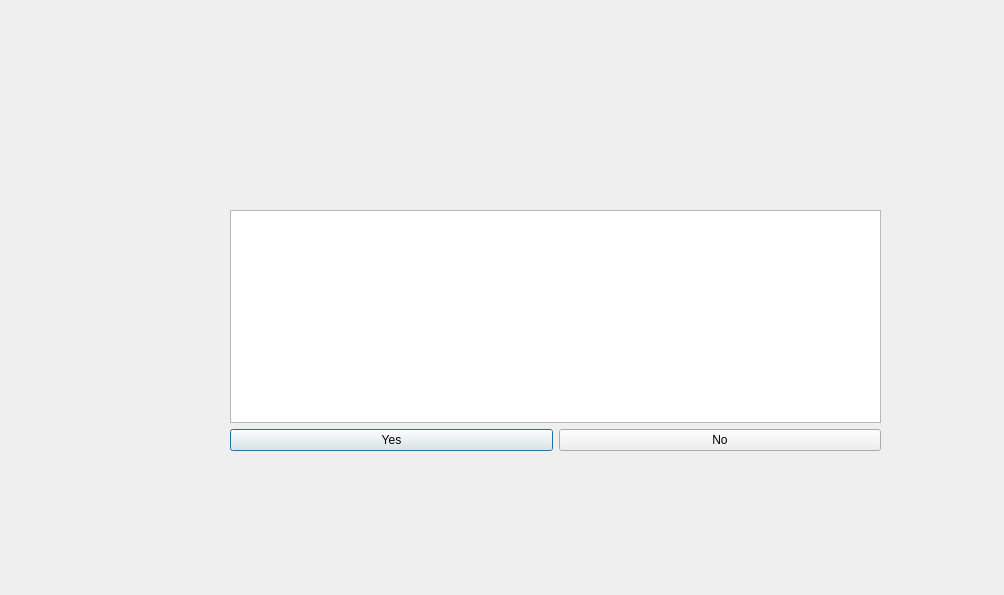
<?xml version="1.0" encoding="UTF-8"?>
<ui version="4.0">
 <class>CalDialog</class>
 <widget class="QDialog" name="CalDialog">
  <property name="geometry">
   <rect>
    <x>0</x>
    <y>0</y>
    <width>1004</width>
    <height>595</height>
   </rect>
  </property>
  <property name="windowTitle">
   <string>Dialog</string>
  </property>
  <widget class="QWidget" name="verticalLayoutWidget">
   <property name="geometry">
    <rect>
     <x>230</x>
     <y>210</y>
     <width>651</width>
     <height>241</height>
    </rect>
   </property>
   <layout class="QVBoxLayout" name="verticalLayout">
    <item>
     <widget class="QTextEdit" name="textEdit"/>
    </item>
    <item>
     <layout class="QHBoxLayout" name="horizontalLayout_2">
      <item>
       <widget class="QPushButton" name="acceptButton">
        <property name="text">
         <string>Yes</string>
        </property>
       </widget>
      </item>
      <item>
       <widget class="QPushButton" name="exitButton">
        <property name="text">
         <string>No</string>
        </property>
       </widget>
      </item>
     </layout>
    </item>
   </layout>
  </widget>
 </widget>
 <resources/>
 <connections/>
</ui>
